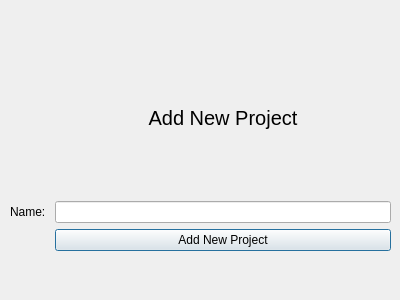
<?xml version="1.0" encoding="UTF-8"?>
<ui version="4.0">
 <class>AddNewProject</class>
 <widget class="QDialog" name="AddNewProject">
  <property name="geometry">
   <rect>
    <x>0</x>
    <y>0</y>
    <width>400</width>
    <height>300</height>
   </rect>
  </property>
  <property name="windowTitle">
   <string>Dialog</string>
  </property>
  <widget class="QWidget" name="gridLayoutWidget">
   <property name="geometry">
    <rect>
     <x>10</x>
     <y>40</y>
     <width>381</width>
     <height>211</height>
    </rect>
   </property>
   <layout class="QGridLayout" name="gridLayout">
    <item row="0" column="1">
     <widget class="QLabel" name="ANPlabel">
      <property name="font">
       <font>
        <pointsize>15</pointsize>
       </font>
      </property>
      <property name="text">
       <string>Add New Project</string>
      </property>
      <property name="alignment">
       <set>Qt::AlignCenter</set>
      </property>
     </widget>
    </item>
    <item row="1" column="0">
     <widget class="QLabel" name="Nlabel">
      <property name="text">
       <string>Name: </string>
      </property>
     </widget>
    </item>
    <item row="2" column="1">
     <widget class="QPushButton" name="ANPpushButton">
      <property name="text">
       <string>Add New Project</string>
      </property>
     </widget>
    </item>
    <item row="1" column="1">
     <widget class="QLineEdit" name="NamelineEdit"/>
    </item>
   </layout>
  </widget>
 </widget>
 <resources/>
 <connections/>
</ui>
